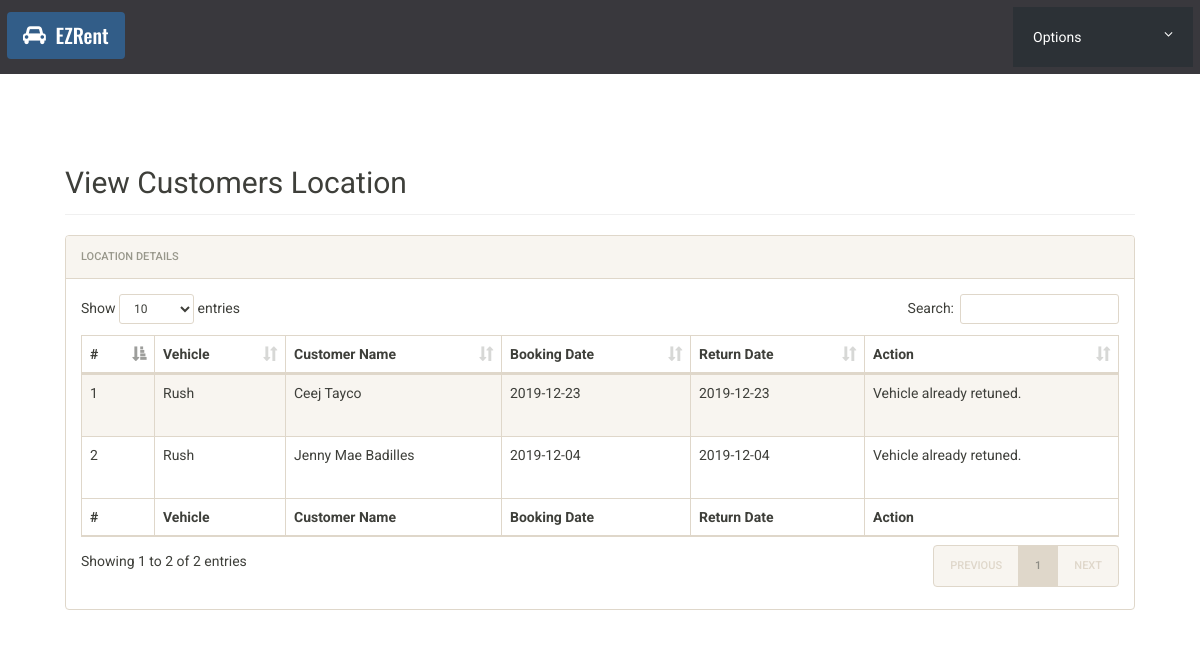
Page /locations.php (signed in) on the committed database.
### tables this page shows
CREATE TABLE `tbllocation` (
  `booking_id` int(11) NOT NULL,
  `lat` double NOT NULL,
  `lng` double NOT NULL
);

CREATE TABLE `tblvehicles` (
  `id` int(11) NOT NULL,
  `user_id` int(11) NOT NULL,
  `VehiclesTitle` varchar(150) DEFAULT NULL,
  `VehiclesBrand` int(11) DEFAULT NULL,
  `VehiclesOverview` longtext,
  `PricePerDay` int(11) DEFAULT NULL,
  `FuelType` varchar(100) DEFAULT NULL,
  `ModelYear` int(6) DEFAULT NULL,
  `SeatingCapacity` int(11) DEFAULT NULL,
  `Vimage1` varchar(120) DEFAULT NULL,
  `Vimage2` varchar(120) DEFAULT NULL,
  `Vimage3` varchar(120) DEFAULT NULL,
  `Vimage4` varchar(120) DEFAULT NULL,
  `Vimage5` varchar(120) DEFAULT NULL,
  `AirConditioner` int(11) DEFAULT NULL,
  `PowerDoorLocks` int(11) DEFAULT NULL,
  `AntiLockBrakingSystem` int(11) DEFAULT NULL,
  `BrakeAssist` int(11) DEFAULT NULL,
  `PowerSteering` int(11) DEFAULT NULL,
  `DriverAirbag` int(11) DEFAULT NULL,
  `PassengerAirbag` int(11) DEFAULT NULL,
  `PowerWindows` int(11) DEFAULT NULL,
  `CDPlayer` int(11) DEFAULT NULL,
  `CentralLocking` int(11) DEFAULT NULL,
  `CrashSensor` int(11) DEFAULT NULL,
  `LeatherSeats` int(11) DEFAULT NULL,
  `RegDate` timestamp NOT NULL DEFAULT CURRENT_TIMESTAMP,
  `UpdationDate` timestamp NULL DEFAULT NULL ON UPDATE CURRENT_TIMESTAMP,
  `lat` double DEFAULT NULL,
  `lng` double DEFAULT NULL,
  `vehicle_or` varchar(120) DEFAULT NULL,
  `vehicle_cr` varchar(120) DEFAULT NULL
);

CREATE TABLE `tblusers` (
  `id` int(11) NOT NULL,
  `verified_at` date DEFAULT NULL,
  `UserType` varchar(2) NOT NULL DEFAULT '0',
  `FullName` varchar(120) DEFAULT NULL,
  `EmailId` varchar(100) DEFAULT NULL,
  `Password` varchar(100) DEFAULT NULL,
  `ContactNo` char(11) DEFAULT NULL,
  `LenderLat` double DEFAULT NULL,
  `LenderLng` double DEFAULT NULL,
  `dob` varchar(100) DEFAULT NULL,
  `Address` varchar(255) DEFAULT NULL,
  `City` varchar(100) DEFAULT NULL,
  `Country` varchar(100) DEFAULT NULL,
  `RegDate` timestamp NULL DEFAULT CURRENT_TIMESTAMP,
  `UpdationDate` timestamp NULL DEFAULT NULL ON UPDATE CURRENT_TIMESTAMP
);

CREATE TABLE `tblbooking` (
  `id` int(11) NOT NULL,
  `userEmail` varchar(100) DEFAULT NULL,
  `VehicleId` int(11) DEFAULT NULL,
  `FromDate` date DEFAULT NULL,
  `ToDate` date DEFAULT NULL,
  `message` varchar(255) DEFAULT NULL,
  `Status` int(11) DEFAULT NULL,
  `PostingDate` timestamp NOT NULL DEFAULT CURRENT_TIMESTAMP
);

### locations.php (the view, shortened to what this page needs)
<?php
include('includes/config.php');
	if(strlen($_SESSION['login'])==0 || ($_SESSION['utype'] != 0))
	{
header('location:index.php');
}else{
 ?>
<!doctype html>
<html lang="en" class="no-js">
<head>
	<link rel="stylesheet" href="admin/css/font-awesome.min.css">
	<link rel="stylesheet" href="admin/css/bootstrap.min.css">
	<link rel="stylesheet" href="admin/css/dataTables.bootstrap.min.css">
	<link rel="stylesheet" href="admin/css/bootstrap-social.css">
	<link rel="stylesheet" href="admin/css/bootstrap-select.css">
	<link rel="stylesheet" href="admin/css/fileinput.min.css">
	<link rel="stylesheet" href="admin/css/awesome-bootstrap-checkbox.css">
	<link rel="stylesheet" href="admin/css/style.css">
	<link rel="stylesheet" href="admin/css/viewlocations.css">
</head>
<body>
	<?php include('alt_includes/header.php');?>
	<div class="ts-main-content" style="padding:50px;">
			<div class="container-fluid">
				<div class="row">
					<div class="col-md-12">
						<h2 class="page-title">View Customers Location</h2>
						<div class="panel panel-default" style=" width:100%; overflow-x:scroll;">
							<div class="panel-heading">Location Details</div>
							<div class="panel-body">
								<table id="zctb" class="display table table-striped table-bordered table-hover" cellspacing="0" width="100%">
									<thead>
										<tr>
											<th>#</th>
											<th>Vehicle</th>
											<th>Customer Name</th>
											<th>Booking Date</th>
											<th>Return Date</th>
											<th>Action</th>
										</tr>
									</thead>
									<tfoot>
										<tr>
											<th>#</th>
											<th>Vehicle</th>
											<th>Customer Name</th>
											<th>Booking Date</th>
											<th>Return Date</th>
											<th>Action</th>
										</tr>
									</tfoot>
									<tbody>
									<?php $sql = "SELECT location.booking_id, user.FullName, booking.userEmail, vehicle.VehiclesTitle, booking.FromDate, booking.ToDate, booking.Status as booking_status FROM tbllocation location INNER JOIN tblbooking booking ON location.booking_id = booking.id INNER JOIN tblvehicles vehicle ON booking.VehicleId = vehicle.id INNER JOIN tblusers user ON user.EmailId = booking.userEmail WHERE vehicle.user_id = :user_id order by booking_id desc";
										$query = $dbh -> prepare($sql);
										$query->bindParam(':user_id',$_SESSION['uid'], PDO::PARAM_STR);
										$query->execute();
                                        $results=$query->fetchAll(PDO::FETCH_OBJ);
                                        $count = 1;
                                        if($query->rowCount() > 0)
                                        {
                                        foreach($results as $result)
                                        {
    ?>
										<tr>
											<td><?php echo $count;?></td>
											<td><?php echo htmlentities($result->VehiclesTitle);?></td>
											<td><?php echo htmlentities($result->FullName);?></td>
											<td><?php echo htmlentities($result->FromDate);?></td>
											<td><?php echo htmlentities($result->ToDate);?></td>
                                            <td>
												<?php
													if($result->booking_status == 3) {
												?>
													<p>Vehicle already retuned.</p>
												<?php
													}
												?>
                                            </td>
										</tr>
										<?php
												$count++;
											}
                                        }
                                        ?>
									</tbody>
								</table>
							</div>
						</div>
					</div>
				</div>
			</div>
		</div>
</body>
</html>
<?php } ?>

### admin/css/style.css (style rules this page uses)
html { font-size: 14px; }
@media only screen and (min-width: 480px) { html { font-size: 17px; } }
@media only screen and (min-width: 768px) { html { font-size: 14px; } }
@media only screen and (min-width: 1024px) { p { font-size: 1em; margin-bottom: 1.8em; } }
body { font-size: 1em; }
.panel { overflow: hidden; }
.page-title { padding-bottom: 15px; margin-bottom: 20px; border-bottom: 1px solid #f0f0f0; }

### rows in the picture
tbllocation: tblvehicles.VehiclesTitle "Rush", tblusers.FullName "Ceej Tayco", booking_id.FromDate "2019-12-23", booking_id.ToDate "2019-12-23"
tbllocation: tblvehicles.VehiclesTitle "Rush", tblusers.FullName "Jenny Mae Badilles", booking_id.FromDate "2019-12-04", booking_id.ToDate "2019-12-04"
